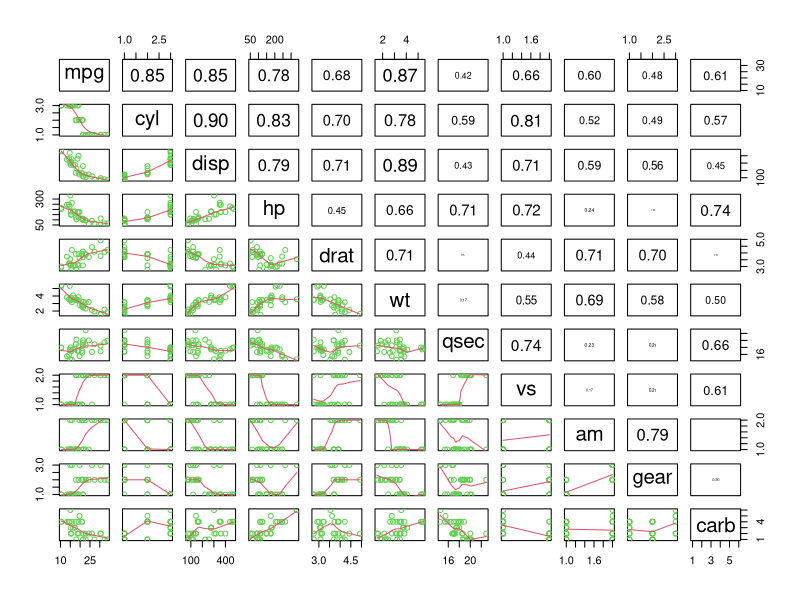
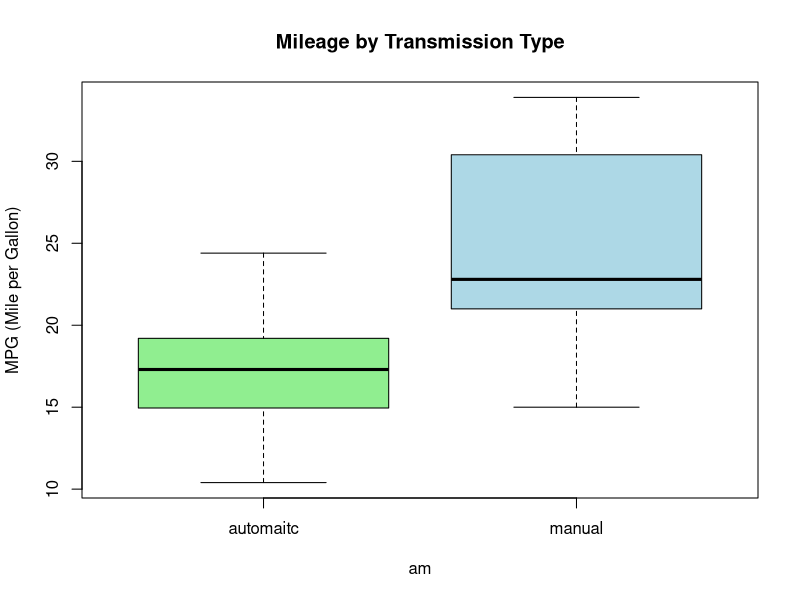
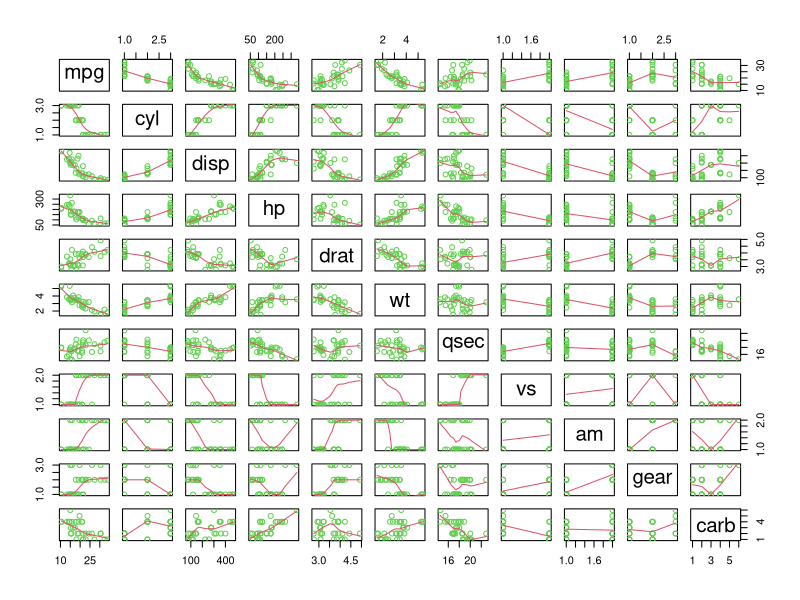
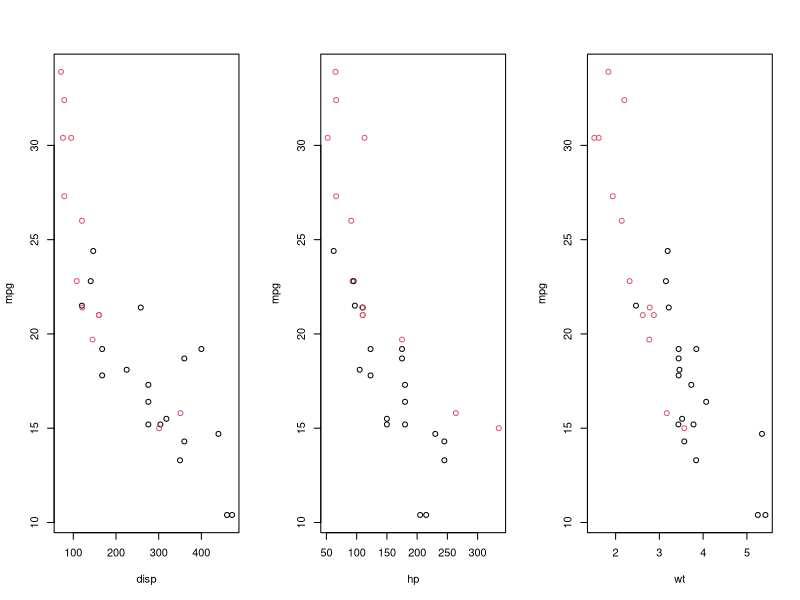

These figures' R source, in order:
## ---- chunk 1
knitr::opts_chunk$set(echo = TRUE)
## ---- chunk 2
#load mtcars data
data(mtcars)
## ---- chunk 3
mtcars$am = as.factor(mtcars$am)
#chang level names to automaitc and manual
levels(mtcars$am) = c("automatic", "manual")
mtcars$cyl = as.factor(mtcars$cyl)
mtcars$vs = as.factor(mtcars$vs)
mtcars$gear = as.factor(mtcars$gear)
mtcars$carb = as.factor(mtcars$carb)
## ---- chunk 4
panel.cor <- function(x, y, digits = 2, prefix = "", cex.cor, ...)
{
    usr <- par("usr"); on.exit(par(usr))
    par(usr = c(0, 1, 0, 1))
    r <- abs(cor(x, y))
    txt <- format(c(r, 0.123456789), digits = digits)[1]
    txt <- paste0(prefix, txt)
    if(missing(cex.cor)) cex.cor <- 0.8/strwidth(txt)
    text(0.5, 0.5, txt, cex = cex.cor * r)
}
pairs(mtcars, lower.panel = panel.smooth, upper.panel = panel.cor,  col = 3 + (mtcars$am == 1))
## ---- chunk 5
boxplot(mpg ~ am, data=mtcars, main="Mileage by Transmission Type", ylab="MPG (Mile per Gallon)",
        col=c("lightgreen","lightblue"), names=c("automaitc", "manual"))
## ---- chunk 6
mean_auto = mean(mtcars[mtcars$am=="automatic",]$mpg)
mean_manual = mean(mtcars[mtcars$am=="manual",]$mpg)
## ---- chunk 7
mpg_automatic= mtcars[mtcars$am=="automatic",]$mpg
mpg_manual= mtcars[mtcars$am=="manual",]$mpg
mpg_automatic
mpg_manual
t.test(mpg_automatic, mpg_manual)
## ---- chunk 8
with(mtcars, tapply(mpg, am, summary))
fit = lm(mpg ~ am, data=mtcars)
summary(fit)
## ---- chunk 9
#create a vector with mtcars's column names - "am"
x <- names(mtcars)
x <- x[! x == "am" & ! x == "mpg" ]
#tt <- data.frame()
#names(tt) <- c("formula", "coefficient", "P-Value")
for (i in 1:length(x)) {
    fml <- NULL; y <-NULL ; fit_temp <- NULL
    fml <- paste("mpg ~ am + ", x[i] )
    fit_temp <- lm(fml, data=mtcars) 
    y <- c(fml,round(summary(fit_temp)$coefficients[2,1],2),
           round(summary(fit_temp)$coefficients[2,4],2))
    y <- as.character(y); print(y)
   # tt <- rbind(tt,y)
}

## ---- chunk 10
fit1 = lm(mpg ~ am + hp, data=mtcars)
summary(fit1)
## ---- chunk 11
fit2 = lm(mpg ~ am + hp + qsec, data=mtcars)
summary(fit2)
anova(fit1,fit2)
## ---- chunk 12

fit3 = lm(mpg ~ am + hp + vs, data=mtcars)
summary(fit3)
anova(fit1,fit3)
## ---- chunk 13

fit4 = lm(mpg ~ am + hp + carb, data=mtcars)
summary(fit4)
anova(fit1,fit4)
## ---- chunk 14
fit5 = lm(mpg ~ am + hp + disp, data=mtcars)
summary(fit5)
anova(fit1,fit5)
## ---- chunk 15

fit6 = lm(mpg ~ am + hp + qsec+ vs + carb, data=mtcars)
summary(fit6)
anova(fit1,fit6)
## ---- chunk 16
pairs(mtcars, panel = panel.smooth, col = 3 + (mtcars$am == 1))
## ---- chunk 17
par(mfrow=c(1,3))
with(mtcars, plot(disp, mpg, col=am))
with(mtcars, plot(hp, mpg, col=am))
with(mtcars, plot(wt, mpg, col=am))
## ---- chunk 18
fitAll <- lm(mpg ~ ., data=mtcars)
summary(fitAll)
library(car)
vif(fitAll)
## ---- chunk 19
fit_cyl_carb = lm(mpg ~ . - cyl - carb, data=mtcars)
anova(fitAll,fit_cyl_carb)
fit_l = lm(mpg ~ am + disp + hp +drat + wt + qsec +vs +gear, data=mtcars)
vif(fit_l)
fit_l_g = lm(mpg ~ am + disp + hp +drat + wt + qsec +vs, data=mtcars)
anova(fit_l, fit_l_g)
